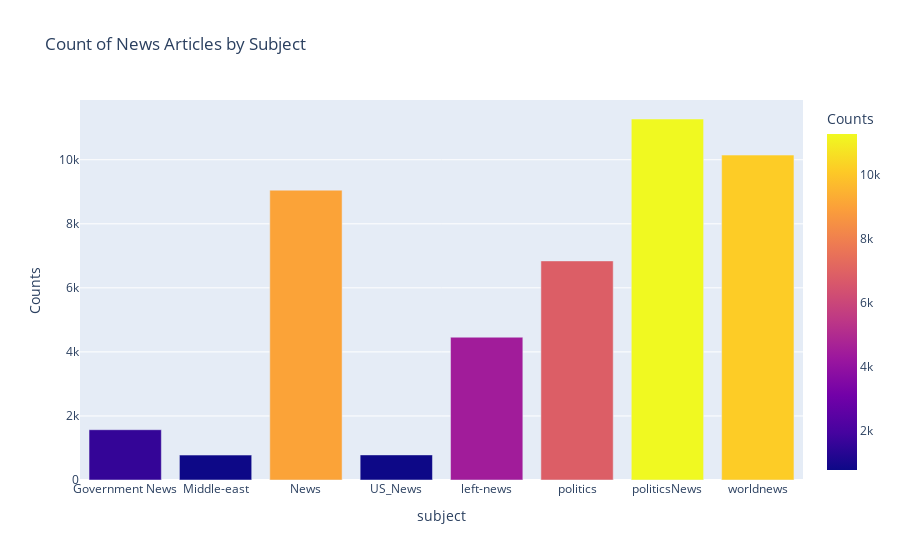

Write notebook code for a chart like this one.
### Code cell
sub_check=combined.groupby('subject').apply(lambda x:x['title'].count()).reset_index(name='Counts')
fig=px.bar(sub_check,x='subject',y='Counts',color='Counts',title='Count of News Articles by Subject')
fig.show()

### Figure 1 — Plotly figure (JSON) as saved in the notebook; plotly's stock layout.template omitted (floating-point values rounded to 4 significant figures)
{"data": [{"textposition": "auto", "hovertemplate": "subject=%{x}<br>Counts=%{marker.color}", "showlegend": false, "legendgroup": "", "name": "", "yaxis": "y", "y": [1570, 778, 9050, 783, 4459, 6841, 11272, 10145], "hoverlabel": {"namelength": 0}, "offsetgroup": "", "xaxis": "x", "marker": {"color": [1570, 778, 9050, 783, 4459, 6841, 11272, 10145], "coloraxis": "coloraxis"}, "x": ["Government News", "Middle-east", "News", "US_News", "left-news", "politics", "politicsNews", "worldnews"], "alignmentgroup": "True", "type": "bar", "orientation": "v"}], "layout": {"title": {"text": "Count of News Articles by Subject"}, "yaxis": {"domain": [0, 1], "anchor": "x", "title": {"text": "Counts"}}, "barmode": "relative", "xaxis": {"domain": [0, 1], "anchor": "y", "title": {"text": "subject"}}, "legend": {"tracegroupgap": 0}, "coloraxis": {"colorbar": {"title": {"text": "Counts"}}, "colorscale": [[0, "#0d0887"], [0.1111, "#46039f"], [0.2222, "#7201a8"], [0.3333, "#9c179e"], [0.4444, "#bd3786"], [0.5556, "#d8576b"], [0.6667, "#ed7953"], [0.7778, "#fb9f3a"], [0.8889, "#fdca26"], [1, "#f0f921"]]}}}
